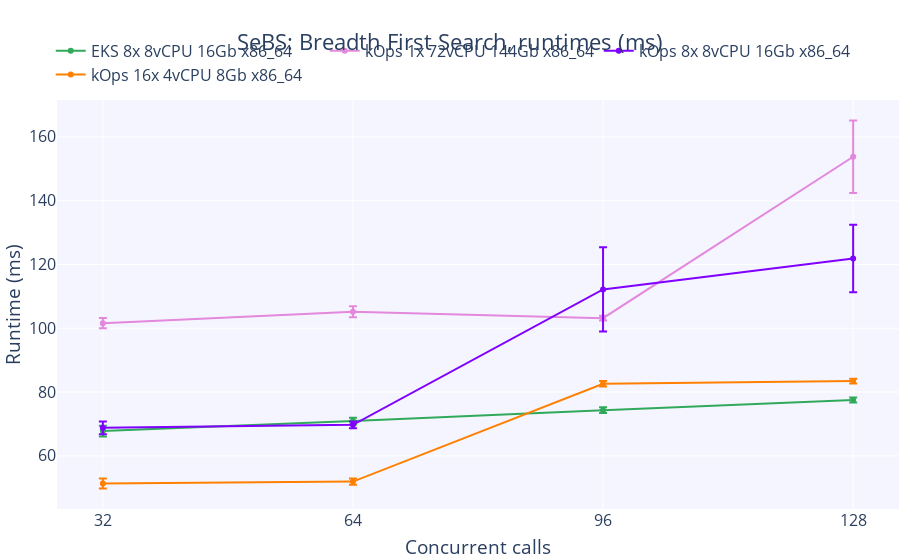

Notebook code for this chart:
### Code cell
fig = create_figure('SeBS: Breadth First Search, runtimes (ms)', 'Concurrent calls', 'Runtime (ms)', concurrent_calls)

for i, k in enumerate(clusters, 3):
    fig.add_trace(
        go.Scatter(
            x = concurrent_calls,
            y = [sebs_df[k]['bfs'][c]['runtime'].mean() for c in concurrent_calls],
            error_y=dict(
                type='data',
                symmetric=True,
                array=[sebs_df[k]['bfs'][c]['runtime'].sem() for c in concurrent_calls]
            ),
            name = k,
            marker_color=colorPallet[i]
        )
    )

fig.show()

# Save graph
write_image(fig, 'sebs_bfs_runtime_scatter.png')

### Figure 1 — Plotly figure (JSON) as saved in the notebook; plotly's stock layout.template omitted (floating-point values rounded to 4 significant figures)
{"data": [{"error_y": {"array": [1.669, 1.058, 0.8835, 0.7802], "symmetric": true, "type": "data"}, "marker": {"color": "rgba(49, 169, 90, 255)"}, "name": "EKS 8x 8vCPU 16Gb x86_64", "type": "scatter", "x": [32, 64, 96, 128], "y": [67.77, 70.92, 74.34, 77.52]}, {"error_y": {"array": [1.607, 1.726, 0.7394, 11.37], "symmetric": true, "type": "data"}, "marker": {"color": "rgba(227, 136, 220, 255)"}, "name": "kOps 1x 72vCPU 144Gb x86_64", "type": "scatter", "x": [32, 64, 96, 128], "y": [101.6, 105.2, 103.2, 153.8]}, {"error_y": {"array": [2.017, 1.052, 13.19, 10.6], "symmetric": true, "type": "data"}, "marker": {"color": "rgba(127, 0, 255, 255)"}, "name": "kOps 8x 8vCPU 16Gb x86_64", "type": "scatter", "x": [32, 64, 96, 128], "y": [68.79, 69.72, 112.2, 121.9]}, {"error_y": {"array": [1.586, 0.9904, 0.8676, 0.7148], "symmetric": true, "type": "data"}, "marker": {"color": "rgba(255, 128, 0, 255)"}, "name": "kOps 16x 4vCPU 8Gb x86_64", "type": "scatter", "x": [32, 64, 96, 128], "y": [51.34, 51.94, 82.6, 83.43]}], "layout": {"autosize": true, "font": {"size": 16}, "legend": {"orientation": "h", "x": 0.47, "xanchor": "center", "y": 1.02, "yanchor": "bottom"}, "margin": {"autoexpand": true, "b": 1, "l": 1, "r": 1}, "plot_bgcolor": "rgba(245,245,255,255)", "title": {"text": "SeBS: Breadth First Search, runtimes (ms)", "x": 0.5, "xanchor": "center"}, "xaxis": {"autorange": true, "range": [26.35, 133.7], "tickmode": "array", "tickvals": [32, 64, 96, 128], "title": {"text": "Concurrent calls"}, "type": "linear"}, "yaxis": {"autorange": true, "range": [42.57, 171.6], "title": {"text": "Runtime (ms)"}, "type": "linear"}}}
